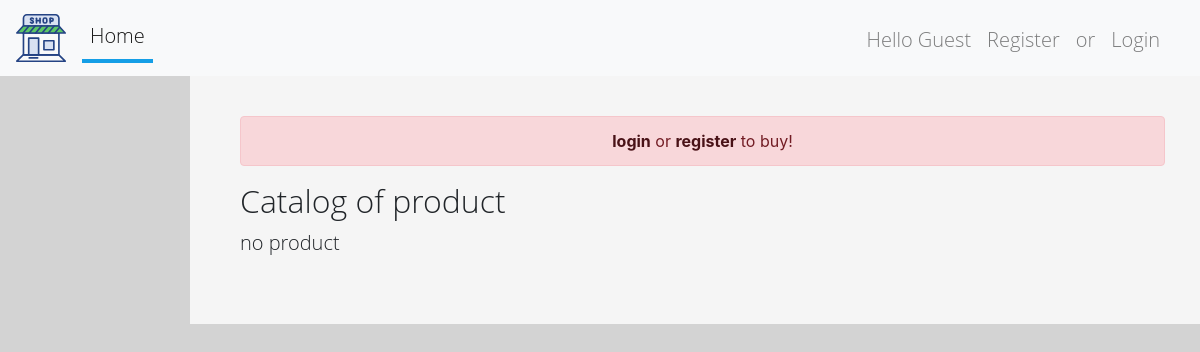
The app's page /, older data.
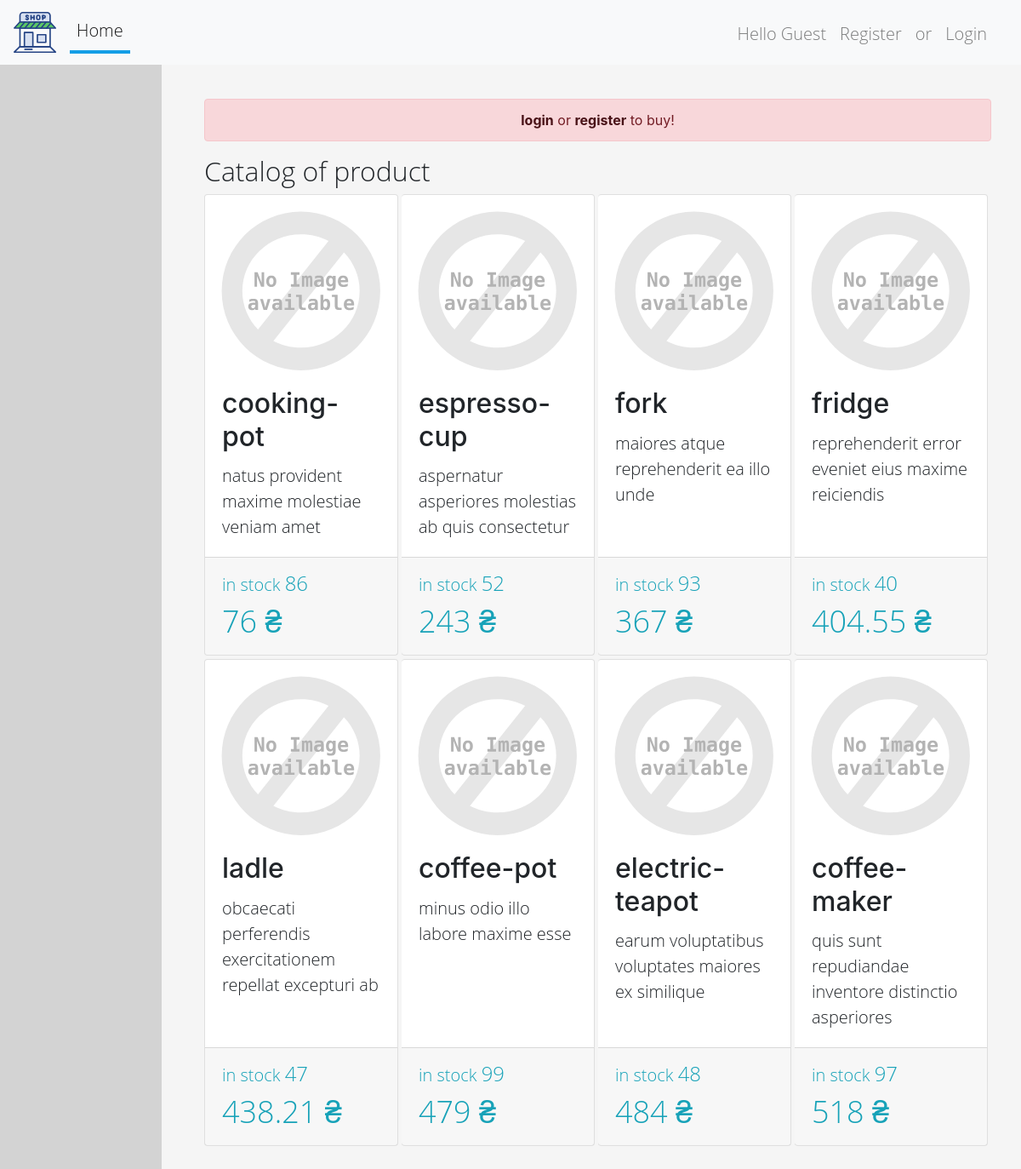
The same page, newer data.
### shop/models.py (models this page shows, shortened)
class Product(models.Model):
    name = models.CharField(max_length=50)
    description = models.CharField(max_length=256)
    price = models.DecimalField(
        decimal_places=2,
        max_digits=12,
        validators=[MinValueValidator(Decimal('0.01'))]
    )
    photo = models.FileField(upload_to='shop/product_image/')
    count = models.PositiveIntegerField()

### shop/views.py (the view)
# urls.py: path('', IndexView.as_view(), name='index'),
class IndexView(ListView):
    template_name = 'shop/product/index.html'
    model = models.Product
    queryset = model.objects.all()
    context_object_name = 'products'
    paginate_by = 8
    ordering = 'price'

### shop/templates/shop/product/index.html (shortened to what this page needs)
{% extends 'shop/page_item/base.html' %}
{% load staticfiles %}
{% block content %}
    <div class="col-md-10 col-sm-10 col-12 col box">
        {% if not user.is_authenticated %}
            <div class="alert alert-danger text-center" role="alert">
                <a href="{% url 'shop:user_login' %}" class="alert-link">login</a>
                or
                <a href="{% url 'shop:user_create' %}" class="alert-link">register</a>
                to buy!
            </div>
        {% endif %}
        <h2>Catalog of product</h2>
        <div class="card-group mx-0 px-0">
            {% for product in products %}
                {% include 'shop/product/card.html' %}
            {% empty %}
                <p>no product</p>
            {% endfor %}
        </div>
    </div>
{% endblock content %}

### shop/templates/shop/product/card.html (shortened to what this page needs)
{% load staticfiles %}
<div class="card rounded col-3 px-0 ml-0 mb-1 mr-1">
    <img class="card-img-top" src="{{ MEDIA_URL }}{{ product.photo }}" alt="image"
         onerror="if (this.src != 'static/images/alt.svg') this.src = '{% static "images/alt.svg" %}'"
    >
    <div class="card-body pt-0">
        <h5 class="card-title">{{ product.name }}</h5>
        <p class="card-text">{{ product.description }}</p>
    </div>
    <div class="card-footer pt-1" style="position: relative">
        <p class="text-info m-0 p-0 mt-2">in stock
            <span class="in-stock">{{ product.count }}</span></p>
        <p class="text-info m-0 p-0"><span class="cost">{{ product.price|floatformat:'-2' }} ₴</span></p>
    </div>
</div>

Row changes from the older to the newer data that the page shows:
added Product: name "cooking-pot", description "natus provident maxime molestiae veniam amet", count "86", price "76"
added Product: name "espresso-cup", description "aspernatur asperiores molestias ab quis consectetur", count "52", price "243"
added Product: name "fork", description "maiores atque reprehenderit ea illo unde", count "93", price "367"
added Product: name "fridge", description "reprehenderit error eveniet eius maxime reiciendis", count "40", price "404.55"
added Product: name "ladle", description "obcaecati perferendis exercitationem repellat excepturi ab", count "47", price "438.21"
added Product: name "coffee-pot", description "minus odio illo labore maxime esse", count "99", price "479"
added Product: name "electric-teapot", description "earum voluptatibus voluptates maiores ex similique", count "48", price "484"
added Product: name "coffee-maker", description "quis sunt repudiandae inventore distinctio asperiores", count "97", price "518"
Text that changed along with them:
text no longer shown: "no product"
